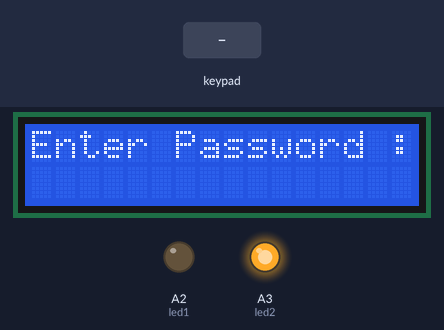
Recording of a sketch running on a simulated Arduino Uno, built with avr-gcc and run on an emulated ATmega328P. Parts: 16×2 character LCD, output pins drawn as LEDs (lit = HIGH). The test bench sets the inputs (shaded band). Pins used as bus, display or sensor lines are not drawn.

Above: at 1.3 s.
1.4 s: keypad keys 7 6 5 4 # pressed 0.4 s apart
At 3.9 s:
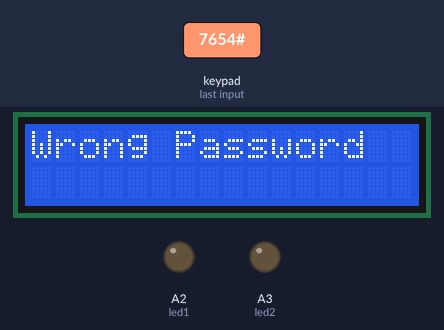
9.4 s: key '1' pressed
12.4 s: key '2' pressed
At 12.58 s:
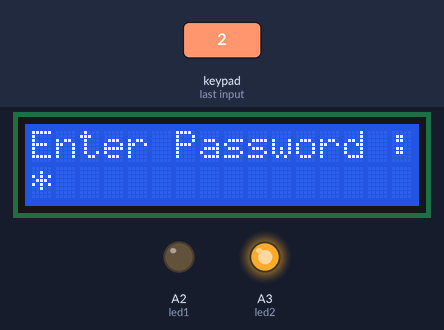
15.4 s: key '3' pressed
At 16.2 s:
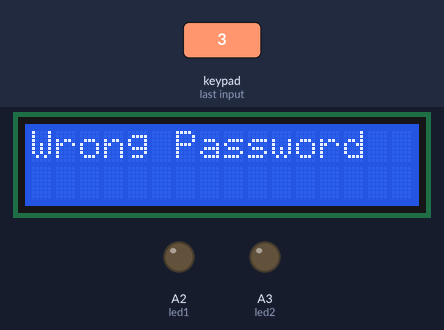
18.4 s: keypad keys 1 2 3 4 pressed 0.4 s apart
At 20.4 s:
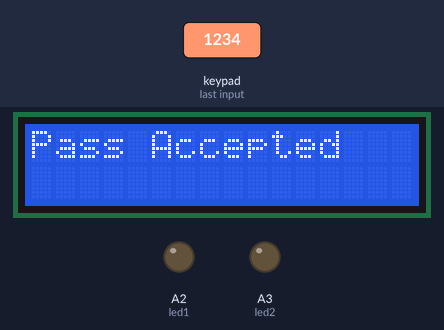
Timing chart, 0 to 21.9 s (numbered marks = the images above; inputs shaded):
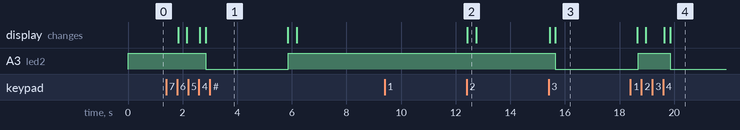

Measured:
- after the input at 1.4 s, A3 (led2): HIGH → LOW after 1.5 s, → HIGH 3.0 s later; the display: first changes after 0.44 s (image 1 shows a later state)
- after the input at 9.4 s, every drawn part: stays the same
- after the input at 12.4 s, the display: changes at once (image 2)
- after the input at 15.4 s, A3 (led2): HIGH → LOW after 0.26 s; the display: first changes at once (image 3 shows a later state)
- after the input at 18.4 s, the display: first differs from a run without the input after 1.2 s (image 4 shows a later state)

The sketch:

test_RFID_Keypad_LCD_Test.ino
```cpp
#include <SPI.h>
#include <MFRC522.h>
#include <Wire.h>
#include <LiquidCrystal_I2C.h>
LiquidCrystal_I2C lcd(0x27,16,2);
#include <Keypad.h>
const byte rows = 4; //four rows
const byte columns = 4; //four columns

// Keypad pin map
char hexaKeys[rows][columns] = {
  {'1', '2', '3', 'A'},
  {'4', '5', '6', 'B'},
  {'7', '8', '9', 'C'},
  {'*', '0', '#', 'D'}
};

// Initializing pins for keypad
byte row_pins[rows] = {7, 6, 5, 4}; //connect to the row pinouts of the keypad
byte column_pins[columns] = {3, 2, A1, A0}; //connect to the column pinouts of the keypad

// Create instance for keypad
Keypad keypad_key = Keypad( makeKeymap(hexaKeys), row_pins, column_pins, rows, columns);

#define SS_PIN 10
#define RST_PIN 9

MFRC522 mfrc522(SS_PIN, RST_PIN);

int *svid;
int card1[4];
//int led1 = A2;
//int led2 = A3;
#define led1 A2
#define led2 A3
int relay = 8;
int statu = 0;
int cnt =0;
byte test ;
//String tagUID = "29 B9 ED 23";
char initial_password[4] = {'1', '2', '3', '4'};  // Variable to store initial password
char password[4];
char key_pressed = 0; // Variable to store incoming keys
uint8_t j = 0;  // Variable used for counter
uint8_t RFIDMode = 0;

void setup() {

        pinMode(led1, OUTPUT);
        pinMode(led2, OUTPUT);
        digitalWrite(led1, LOW);
        digitalWrite(led2, HIGH);
        digitalWrite(relay, OUTPUT);
        lcd.begin();
        lcd.backlight();
    SPI.begin();
    mfrc522.PCD_Init();


}

void loop() {

if (RFIDMode == 0) {
      //j = 0;
      key_pressed = keypad_key.getKey(); // Storing keys

      lcd.clear();
      //lcd.print(" Door Lock ");
      lcd.setCursor(0,0);
      lcd.print("Enter Password : ");
      //lcd.setCursor(0,1);
      digitalWrite(led1, LOW);
      digitalWrite(led2, HIGH);

      if (key_pressed)
      {
        password[j++] = key_pressed; // Storing in password variable
        lcd.setCursor(0,1);
        lcd.print("*");

      }
      if (j == 4) // If 4 keys are completed
      {
        delay(200);
        if (!(strncmp(password, initial_password, 4))) // If password is matched
        {
          lcd.clear();
          lcd.print("Pass Accepted");

          analogWrite(led1, HIGH);
          analogWrite(led2, LOW);

          delay(3000);
          analogWrite(led1, LOW);
          analogWrite(led2, HIGH);

          lcd.clear();
          j = 0;
          RFIDMode = 1; // Make RFID = 1

        }
        else    // If password is not matched
        {
          lcd.clear();
          lcd.print("Wrong Password");

          analogWrite(led1, LOW);
          analogWrite(led2, HIGH);

          delay(3000);

          analogWrite(led1, HIGH);
          analogWrite(led2, LOW);
          lcd.clear();
          j = 0;
          RFIDMode = 0;
        }
      }
}
    if (RFIDMode == 1){  // Make RFID mode true


      lcd.setCursor(0, 0);
      lcd.print("   Door Lock");
      lcd.setCursor(0, 1);
      lcd.print(" Scan Your Tag ");

      // Look for new cards
      if ( ! mfrc522.PICC_IsNewCardPresent()) {
        return;
      }

      // Select one of the cards
      if ( ! mfrc522.PICC_ReadCardSerial()) {
        return;
      }

      //Reading from the card
      for (byte i = 0; i < mfrc522.uid.size; i++) {
            svid[i]= mfrc522.uid.uidByte[i];
    }
           if(statu == 0)
           {
             lcd.clear();
             lcd.print("   Card UID:    ");
             lcd.setCursor(0,1);
             for (byte i = 0; i < mfrc522.uid.size; i++) {
               card1[i] = svid[i];
             lcd.print( card1[i], DEC);
             lcd.print( " ");
             statu =1;
            }
           delay(3000);
           lcd.clear();
           lcd.print(" Security Door ");
           lcd.setCursor(0,1);
           lcd.print("  For access  ");
           }

           else{


             for (byte i = 0; i < mfrc522.uid.size; i++) {
               if(svid[i] == card1[i])
                cnt++;
             }

            if(cnt == mfrc522.uid.size-1)
            {
              lcd.clear();
              lcd.print("     ACCESS     ");
              lcd.setCursor(0,1);
              lcd.print("    Welcome    ");
              digitalWrite(led1, HIGH);
              digitalWrite(led2, LOW);
              delay(2000);
              //RFIDMode = 2;
              j = 0;
              RFIDMode = 0;


             }
             else
             {
              lcd.clear();
              lcd.print("     ACCESS     ");
              lcd.setCursor(0,1);
              lcd.print("   Not correct   ");
              digitalWrite(led1, LOW);
              digitalWrite(led2, HIGH);
              delay(2000);
              j = 0;
              RFIDMode = 0;
             }

           }

           lcd.clear();
  cnt=0;
}
//          if (RFIDMode == 2){
//            digitalWrite(relay , LOW);
//            RFIDMode = 0;
//          }
//          else {
//            digitalWrite(relay , HIGH);
//            RFIDMode = 0;
//          }
}
```
